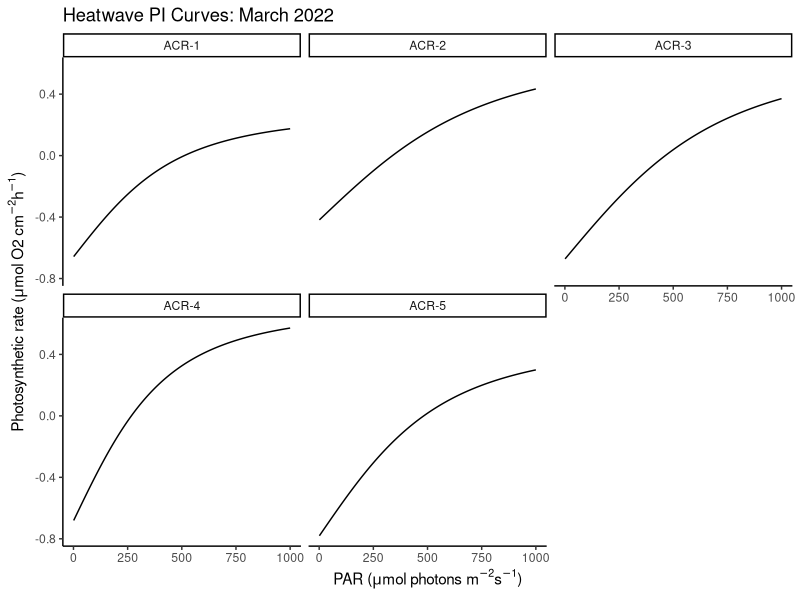

Generate this figure with R:
## ---- chunk 1
knitr::opts_chunk$set(echo = TRUE, message = FALSE, warning = FALSE)
## ---- chunk 2
library(plotrix)
library(Hmisc)
library(tidyverse)
## ---- chunk 3
pars <- read_csv("../output/pi_curves/PI_curve_pars_NLS.csv")
## ---- chunk 4
md <- read_csv("../data/pi_curves/pi_curves_sample_metadata.csv")

df <- left_join(pars, md)
## ---- chunk 5
#arrange data in long format
df <- df%>%
  gather("parameter", "value", 2:4)
df$parameter<-as.factor(df$parameter)
df$colony_id<-as.factor(df$colony_id)

# Get mean parameter values for each colony_id and site
meanpars <- df %>%
  group_by(colony_id, parameter) %>%
  dplyr::summarize(meanval = mean(value)) %>%
  pivot_wider(names_from = parameter, values_from = meanval) %>%
  #rename(Am = b_Am_Intercept, AQY = b_AQY_Intercept, Rd = b_Rd_Intercept, theta = b_theta_Intercept) %>%
  ungroup()

# Define PI curve function
PIfun <- function(I, Am, AQY, Rd) {
  (Am*((AQY*I)/(sqrt(Am^2 + (AQY*I)^2)))-Rd)
}


# Produce PI curve for each colony_id
curves <- meanpars %>%
  nest(pars = c(Am, AQY, Rd)) %>%
  mutate(I = list(1:1000),
         PIcurve = map2(pars, I, ~ pmap_dfc(.x, .f = PIfun, I = .y)))   # curve for each par set and Irradiance

# Plot
pdf("../output/pi_curves/PI_curves_calc_nls.pdf")
curves %>% 
  unnest(cols = c(I, PIcurve)) %>%
  ggplot(aes(x = I, y = ...1)) +
  geom_line() +
  facet_wrap(~ colony_id) +
  theme_classic()+
  labs(x = expression(paste('PAR (', mu, "mol photons m"^-2, 's'^-1,")")),
       y = expression(paste('Photosynthetic rate (', mu, "mol O2 cm"^-2, 'h'^-1,")")),
       title = "Heatwave PI Curves: March 2022")
dev.off()

# Add saturating irradiance calculation to data sheet by dividing Am (max photosynthetic rate) by AQY (alpha)
meanpars$Ik <- meanpars$Am / meanpars$AQY

#calculate average Ik saturating irradiance level for future photosynthesis runs
mean(meanpars$Ik) #645.2079

# Save mean photosynthesis pars for each colony to file
meanpars %>%
  mutate(experiment="heatwave") %>%
  write_csv(path = "../output/pi_curves/photosynthesis_spars_summary_nls.csv")
